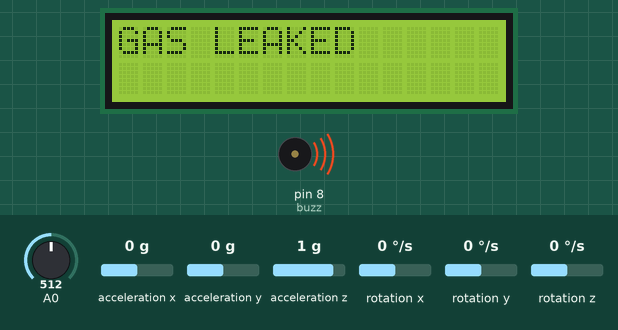
A sketch run on a simulated Arduino Uno, built with avr-gcc and run on an emulated ATmega328P. Parts: 16×2 character LCD, buzzer (waves = sounding). Wiring (inferred from the names in the program): MPU-6050 motion sensor at I2C address 0x68. Inputs (shaded band) come from the test bench; at power-on: acceleration y 0 g, A0 = 512, acceleration x 0 g, acceleration z 1 g, rotation x 0 °/s, rotation y 0 °/s, rotation z 0 °/s. What the sketch prints to the serial monitor is not drawn.

Above: at 6.0 s.
6.1 s: acceleration y set to 0.8 g
At 11.2 s:
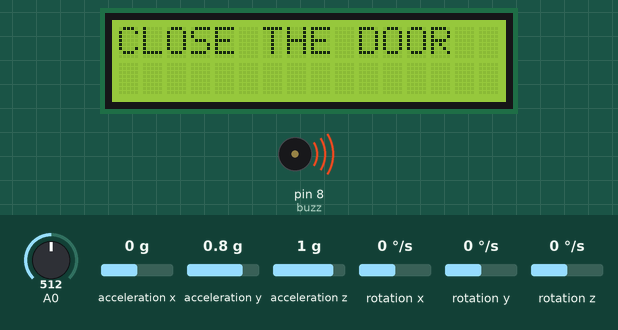
13.0 s: acceleration y set to -1.4 g
19.9 s: A0 set to 220
At 22.4 s:
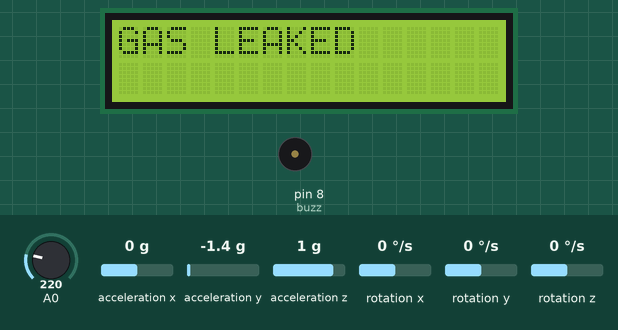
23.9 s: A0 set to 242
At 25.0 s:
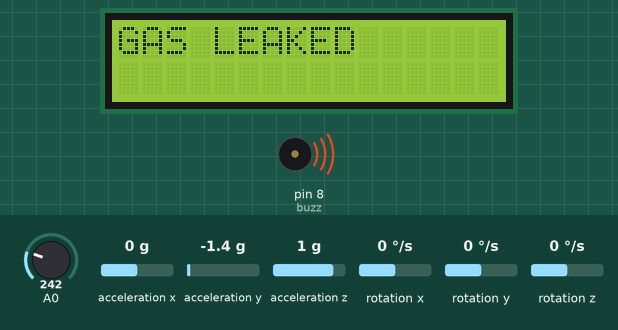
Timing chart, 0 to 31.6 s (numbered marks = the images above; inputs shaded):
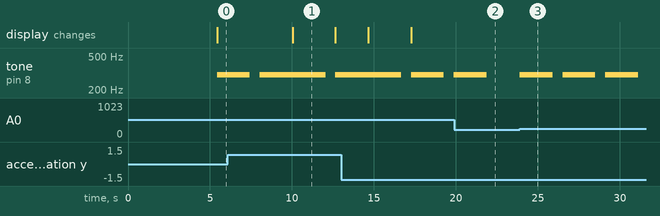

Measured:
- the behaviour switches between 229 and 230 on A0 (found by bisection; images 2 and 3)
- after the input at 6.1 s, tone on pin 8 (buzz): 300 Hz → silent after 5.9 s, → 300 Hz 0.61 s later; the display: changes after 3.9 s (image 1)
- after the input at 19.9 s, tone on pin 8 (buzz): goes on until 21.9 s, then stays silent
- after the input at 23.9 s, tone on pin 8 (buzz): alternates 300 Hz for 2.0 s and silent for 0.61 s, starting at once
- what the display in image 1 shows lasts 2.7 s, from 10.0 s to 12.7 s

The sketch:

Smart_Home.ino
```cpp
#include <Wire.h>
#include <SoftwareSerial.h>

//RFID
const int BUFFER_SIZE = 14; // RFID DATA FRAME FORMAT: 1byte head (value: 2), 10byte data (2byte version + 8byte tag), 2byte checksum, 1byte tail (value: 3)
const int DATA_SIZE = 10; // 10byte data (2byte version + 8byte tag)
const int DATA_VERSION_SIZE = 2; // 2byte version (actual meaning of these two bytes may vary)
const int DATA_TAG_SIZE = 8; // 8byte tag
const int CHECKSUM_SIZE = 2; // 2byte checksum

SoftwareSerial ssrfid = SoftwareSerial(6,8);

uint8_t buffer[BUFFER_SIZE]; // used to store an incoming data frame
int buffer_index = 0;

//MPU
int gyro_x, gyro_y, gyro_z;
long gyro_x_cal, gyro_y_cal, gyro_z_cal;
boolean set_gyro_angles;

long acc_x, acc_y, acc_z, acc_total_vector;
float angle_roll_acc, angle_pitch_acc;

float angle_pitch, angle_roll;
int angle_pitch_buffer, angle_roll_buffer;
float angle_pitch_output, angle_roll_output;

long loop_timer;
int temp;

// LCD
#include <LiquidCrystal.h>
LiquidCrystal lcd(12,11,7,6,5,4) ;


int Dose=0;
int buzz= 8;
int  LDR;
int  MQ4;
void setup() {
 lcd.begin(16,2) ;
 Serial.begin(9600);
 ssrfid.begin(9600);
 ssrfid.listen();

 Serial.println("INIT DONE");
 Wire.begin();                                                        //Start I2C as master
  setup_mpu_6050_registers();                                          //Setup the registers of the MPU-6050
  for (int cal_int = 0; cal_int < 1000 ; cal_int ++){                  //Read the raw acc and gyro data from the MPU-6050 for 1000 times
    read_mpu_6050_data();
    gyro_x_cal += gyro_x;                                              //Add the gyro x offset to the gyro_x_cal variable
    gyro_y_cal += gyro_y;                                              //Add the gyro y offset to the gyro_y_cal variable
    gyro_z_cal += gyro_z;                                              //Add the gyro z offset to the gyro_z_cal variable
    delay(3);                                                          //Delay 3us to have 250Hz for-loop

  }

  // divide by 1000 to get average offset
  gyro_x_cal /= 1000;
  gyro_y_cal /= 1000;
  gyro_z_cal /= 1000;
  Serial.begin(115200);
  loop_timer = micros();

}

void loop(){
 if (ssrfid.available() > 0){
    bool call_extract_tag = false;

    int ssvalue = ssrfid.read(); // read
    if (ssvalue == -1) { // no data was read
      return;
    }

    if (ssvalue == 2) { // RDM630/RDM6300 found a tag => tag incoming
      buffer_index = 0;
    } else if (ssvalue == 3) { // tag has been fully transmitted
      call_extract_tag = true; // extract tag at the end of the function call
    }

    if (buffer_index >= BUFFER_SIZE) { // checking for a buffer overflow (It's very unlikely that an buffer overflow comes up!)
      Serial.println("Error: Buffer overflow detected!");
      return;
    }

    buffer[buffer_index++] = ssvalue; // everything is alright => copy current value to buffer

    if (call_extract_tag == true) {
      if (buffer_index == BUFFER_SIZE) {
        unsigned tag = extract_tag();
      } else { // something is wrong... start again looking for preamble (value: 2)
        buffer_index = 0;
        return;
      }
    }
  }

  read_mpu_6050_data();
 //Subtract the offset values from the raw gyro values
  gyro_x -= gyro_x_cal;
  gyro_y -= gyro_y_cal;
  gyro_z -= gyro_z_cal;

  //Gyro angle calculations . Note 0.0000611 = 1 / (250Hz x 65.5)
  angle_pitch += gyro_x * 0.0000611;                                   //Calculate the traveled pitch angle and add this to the angle_pitch variable
  angle_roll += gyro_y * 0.0000611;                                    //Calculate the traveled roll angle and add this to the angle_roll variable
  //0.000001066 = 0.0000611 * (3.142(PI) / 180degr) The Arduino sin function is in radians
  angle_pitch += angle_roll * sin(gyro_z * 0.000001066);               //If the IMU has yawed transfer the roll angle to the pitch angel
  angle_roll -= angle_pitch * sin(gyro_z * 0.000001066);               //If the IMU has yawed transfer the pitch angle to the roll angel

  //Accelerometer angle calculations
  acc_total_vector = sqrt((acc_x*acc_x)+(acc_y*acc_y)+(acc_z*acc_z));  //Calculate the total accelerometer vector
  //57.296 = 1 / (3.142 / 180) The Arduino asin function is in radians
  angle_pitch_acc = asin((float)acc_y/acc_total_vector)* 57.296;       //Calculate the pitch angle
  angle_roll_acc = asin((float)acc_x/acc_total_vector)* -57.296;       //Calculate the roll angle

  angle_pitch_acc -= 0.0;                                              //Accelerometer calibration value for pitch
  angle_roll_acc -= 0.0;                                               //Accelerometer calibration value for roll

  if(set_gyro_angles){                                                 //If the IMU is already started
    angle_pitch = angle_pitch * 0.9996 + angle_pitch_acc * 0.0004;     //Correct the drift of the gyro pitch angle with the accelerometer pitch angle
    angle_roll = angle_roll * 0.9996 + angle_roll_acc * 0.0004;        //Correct the drift of the gyro roll angle with the accelerometer roll angle
  }
  else{                                                                //At first start
    angle_pitch = angle_pitch_acc;                                     //Set the gyro pitch angle equal to the accelerometer pitch angle
    angle_roll = angle_roll_acc;                                       //Set the gyro roll angle equal to the accelerometer roll angle
    set_gyro_angles = true;                                            //Set the IMU started flag
  }

  //To dampen the pitch and roll angles a complementary filter is used
  angle_pitch_output = angle_pitch_output * 0.9 + angle_pitch * 0.1;   //Take 90% of the output pitch value and add 10% of the raw pitch value
  angle_roll_output = angle_roll_output * 0.9 + angle_roll * 0.1;      //Take 90% of the output roll value and add 10% of the raw roll value
 // Serial.print(" | Angle  = "); Serial.println(angle_pitch_output);
  //delay(300);

 // acc_x= map(acc_x, -5000, 5000, 0, 180);
  acc_y= map(acc_y, -2000, 2000, 0, 180);
 // acc_z= map(acc_z, -5000, 5000, 0, 180);

 // Serial.print(" | AngleX  = "); Serial.println(acc_x); delay(300);
  Serial.print("   | Angley  = "); Serial.print(acc_y); delay(300);
  Serial.print(" | Anglez  = "); Serial.println(acc_z); delay(300);
 while(micros() - loop_timer < 4000);                                 //Wait until the loop_timer reaches 4000us (250Hz) before starting the next loop
 loop_timer = micros();//Reset the loop timer

   LDR = analogRead(A0);
   MQ4 = analogRead(A0);
while(MQ4<230 && acc_y<112)
{
   unsigned tag = extract_tag();
   LDR = analogRead(A0);
   MQ4 = analogRead(A0);
  if (LDR>250)
  {
    lcd.clear();
    lcd.setCursor (0,0) ;
    lcd.print ("TO DO LIST:") ;
  }
  while ((millis()> 120000UL)  && (tag==4146863) && (Dose<3))
  {

    lcd.clear();
    lcd.setCursor (0,0) ;
    lcd.print ("Medicine: Dose 1/3") ;
    Dose++;
  }
  while ((millis()> 240000UL)  && (tag==4146863) && (Dose<3))
  {

    lcd.clear();
    lcd.setCursor (0,0) ;
    lcd.print ("Medicine: Dose 2/3") ;
    Dose++;
  }
  while ((millis()> 360000)  && (tag==4146863) && (Dose<3))
  {

    lcd.clear();
    lcd.setCursor (0,0) ;
    lcd.print ("Medicine: Dose 3/3") ;

  }
  while (Dose>=3)
  {

    lcd.clear();
    lcd.setCursor (0,0) ;
    lcd.print ("No more medicine for today") ;

  }


}

if(MQ4>200)
{
  lcd.clear();
  lcd.setCursor (0,0) ;
  lcd.print ("GAS LEAKED") ;
  tone(buzz, 300);
  delay(2000);
  noTone(buzz);
}
if(acc_y>112)
{
  lcd.clear();
  lcd.setCursor (0,0) ;
  lcd.print ("CLOSE THE DOOR") ;
  tone(buzz, 300);
  delay(2000);
  noTone(buzz);
}


}

unsigned extract_tag() {
    uint8_t msg_head = buffer[0];
    uint8_t *msg_data = buffer + 1; // 10 byte => data contains 2byte version + 8byte tag
    uint8_t *msg_data_version = msg_data;
    uint8_t *msg_data_tag = msg_data + 2;
    uint8_t *msg_checksum = buffer + 11; // 2 byte
    uint8_t msg_tail = buffer[13];

    // print message that was sent from RDM630/RDM6300
    Serial.println("--------");

    long tag = hexstr_to_value(msg_data_tag, DATA_TAG_SIZE);
    Serial.print("Extracted Tag: ");
    Serial.println(tag);

    long checksum = 0;
    for (int i = 0; i < DATA_SIZE; i+= CHECKSUM_SIZE) {
      long val = hexstr_to_value(msg_data + i, CHECKSUM_SIZE);
      checksum ^= val;
    }

    return tag;
}

long hexstr_to_value(char *str, unsigned int length) { // converts a hexadecimal value (encoded as ASCII string) to a numeric value
  char* copy = malloc((sizeof(char) * length) + 1);
  memcpy(copy, str, sizeof(char) * length);
  copy[length] = '\0';
  // the variable "copy" is a copy of the parameter "str". "copy" has an additional '\0' element to make sure that "str" is null-terminated.
  long value = strtol(copy, NULL, 16);  // strtol converts a null-terminated string to a long value
  free(copy); // clean up
  return value;
}


void setup_mpu_6050_registers(){
  //Activate the MPU-6050
  Wire.beginTransmission(0x68);                                        //Start communicating with the MPU-6050
  Wire.write(0x6B);                                                    //Send the requested starting register
  Wire.write(0x00);                                                    //Set the requested starting register
  Wire.endTransmission();
  //Configure the accelerometer (+/-8g)
  Wire.beginTransmission(0x68);                                        //Start communicating with the MPU-6050
  Wire.write(0x1C);                                                    //Send the requested starting register
  Wire.write(0x10);                                                    //Set the requested starting register
  Wire.endTransmission();
  //Configure the gyro (500dps full scale)
  Wire.beginTransmission(0x68);                                        //Start communicating with the MPU-6050
  Wire.write(0x1B);                                                    //Send the requested starting register
  Wire.write(0x08);                                                    //Set the requested starting register
  Wire.endTransmission();
}


void read_mpu_6050_data(){                                             //Subroutine for reading the raw gyro and accelerometer data
  Wire.beginTransmission(0x68);                                        //Start communicating with the MPU-6050
  Wire.write(0x3B);                                                    //Send the requested starting register
  Wire.endTransmission();                                              //End the transmission
  Wire.requestFrom(0x68,14);                                           //Request 14 bytes from the MPU-6050
  while(Wire.available() < 14);                                        //Wait until all the bytes are received
  acc_x = Wire.read()<<8|Wire.read();
  acc_y = Wire.read()<<8|Wire.read();
  acc_z = Wire.read()<<8|Wire.read();
  temp = Wire.read()<<8|Wire.read();
  gyro_x = Wire.read()<<8|Wire.read();
  gyro_y = Wire.read()<<8|Wire.read();
  gyro_z = Wire.read()<<8|Wire.read();
}
```
